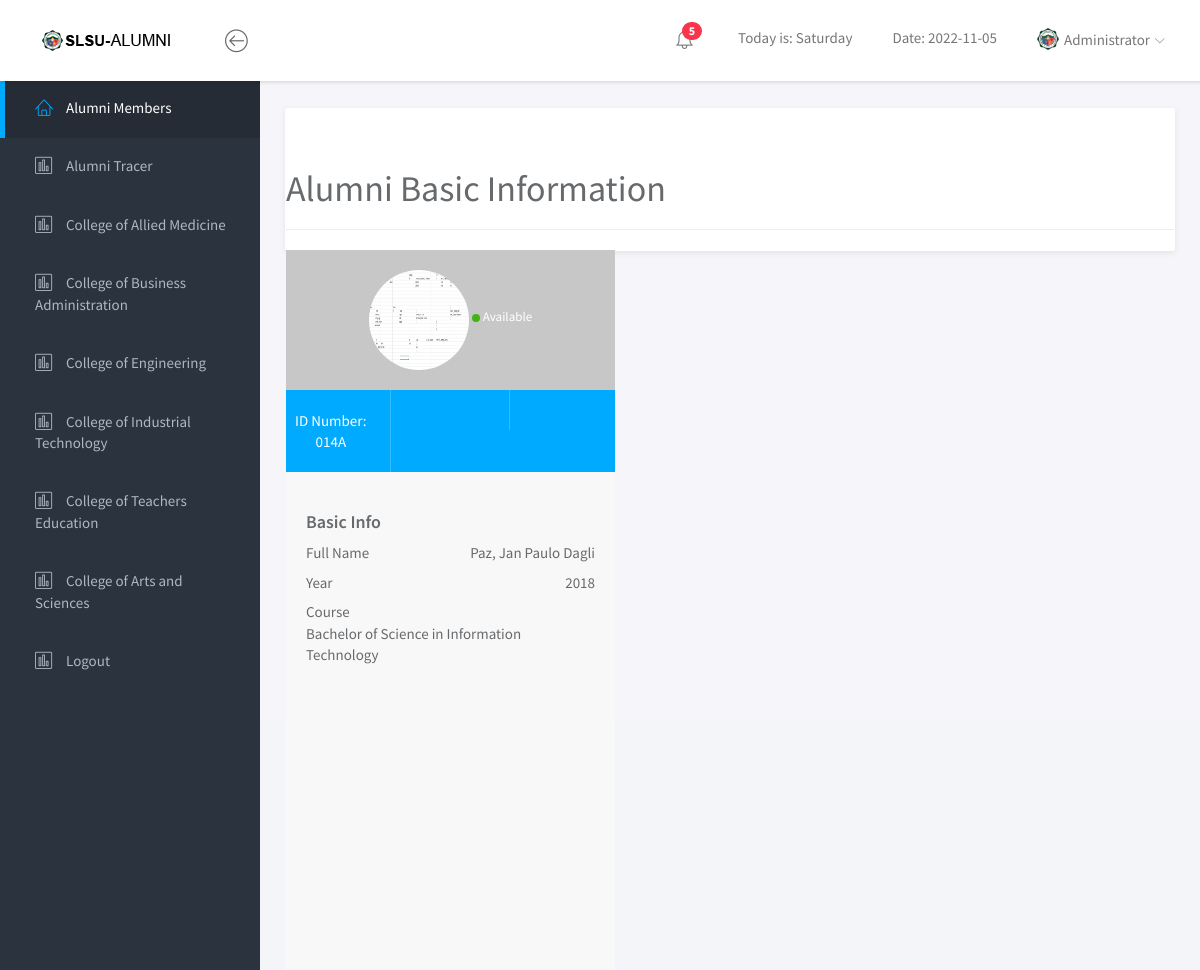
/Dashboard/viewstudents.php?id=014A, run on the app's committed database.
### tables this page shows
CREATE TABLE `students` (
  `id` varchar(200) NOT NULL,
  `fullname` varchar(200) NOT NULL,
  `year` varchar(200) NOT NULL,
  `course` varchar(200) NOT NULL,
  `registered_date` timestamp NOT NULL DEFAULT current_timestamp() ON UPDATE current_timestamp(),
  `image` varchar(200) NOT NULL
);

### Dashboard/viewstudents.php (the view, shortened to what this page needs)
<!doctype html>
<html lang="en">
<head>
	<link rel="stylesheet" href="assets/vendor/bootstrap/css/bootstrap.min.css">
	<link rel="stylesheet" href="assets/vendor/font-awesome/css/font-awesome.min.css">
	<link rel="stylesheet" href="assets/vendor/linearicons/style.css">
	<link rel="stylesheet" href="assets/vendor/chartist/css/chartist-custom.css">
	<link rel="stylesheet" href="assets/css/main.css">
	<link rel="stylesheet" href="assets/css/demo.css">
</head>
<body>
	<div id="wrapper">
		<nav class="navbar navbar-default navbar-fixed-top">
			<div class="brand">
				<a href="index.html"><img src="assets/img/logo-dark.png" alt="Klorofil Logo" class="img-responsive logo"></a>
			</div>
			<div class="container-fluid">
				<div class="navbar-btn">
					<button type="button" class="btn-toggle-fullwidth"><i class="lnr lnr-arrow-left-circle"></i></button>
				</div>
				<div id="navbar-menu">
					<ul class="nav navbar-nav navbar-right">
						<li class="dropdown">
							<a href="#" class="dropdown-toggle icon-menu" data-toggle="dropdown">
								<i class="lnr lnr-alarm"></i>
								<span class="badge bg-danger">5</span>
							</a>
						</li>
            <li class="dropdown">
              <a href="#" class="dropdown-toggle icon-menu">
                  Today is: <?php echo date("l");?>
              </a>
            </li>
            <li class="dropdown">
              <a href="#" class="dropdown-toggle icon-menu">
                  Date: <?php echo date("Y-m-d");?>
              </a>
            </li>
						<li class="dropdown">
							<a href="#" class="dropdown-toggle" data-toggle="dropdown"><img src="../img/logo.png" class="img-circle" alt="Avatar"> <span>Administrator</span> <i class="icon-submenu lnr lnr-chevron-down"></i></a>
						</li>
					</ul>
				</div>
			</div>
		</nav>
		<div id="sidebar-nav" class="sidebar">
			<div class="sidebar-scroll">
				<nav>
				<ul class="nav">
						<li><a href="students.php" class="active"><i class="lnr lnr-home"></i> <span>Alumni Members</span></a></li>
						<li><a href="tracer.php" class=""><i class="lnr lnr-chart-bars"></i> <span>Alumni Tracer</span></a></li>
						<li><a href="cam.php" class=""><i class="lnr lnr-chart-bars"></i> <span>College of Allied Medicine</span></a></li>
						<li><a href="cba.php" class=""><i class="lnr lnr-chart-bars"></i> <span>College of Business Administration</span></a></li>
						<li><a href="cen.php" class=""><i class="lnr lnr-chart-bars"></i> <span>College of Engineering</span></a></li>
						<li><a href="cit.php" class=""><i class="lnr lnr-chart-bars"></i> <span>College of Industrial Technology</span></a></li>
						<li><a href="cte.php" class=""><i class="lnr lnr-chart-bars"></i> <span>College of Teachers Education</span></a></li>
						<li><a href="cas.php" class=""><i class="lnr lnr-chart-bars"></i> <span>College of Arts and Sciences</span></a></li>
						<li><a href="../index.html" class=""><i class="lnr lnr-chart-bars"></i> <span>Logout</span></a></li>
					</ul>
				</nav>
			</div>
		</div>
		<div class="main">
			<div class="main-content">
				<div class="container-fluid">
					<div class="panel panel-headline">
						<div class="panel-heading">
						</div>
               				<h1> Alumni Basic Information</h1>
               				<hr>
							<div class="profile-left">
								<div class="profile-header">
									<div class="profile-main">
									<?php
                                                        $id =$_REQUEST['id'];
                                                        $servername = "localhost";
														$username = "root";
														$password = "";
														$dbname = "facultydb";
														$conn = new mysqli($servername, $username, $password, $dbname);
														$sql = "SELECT *  FROM students  WHERE id='$id'";
														$result = $conn->query($sql);
														if ($result->num_rows > 0) {
														while($row = $result->fetch_assoc()) {
															echo '<img src="upload_pics/'.$row['image'].'?>" width="100" height="100" class="img-circle" alt="Avatar">';
														}
														} else {
														echo "0 results";
														}
														?>
										<span class="online-status status-available">Available</span>
									</div>
									<div class="profile-stat">
										<div class="row">
											<div class="col-md-4 stat-item">
												 ID Number: <span><?php echo $id;?></span>
											</div>
											<div class="col-md-4 stat-item">
											</div>
											<div class="col-md-4 stat-item">
											</div>
										</div>
									</div>
								</div>
								<div class="profile-detail">
									<div class="profile-info">
										<h4 class="heading">Basic Info</h4>
										<ul class="list-unstyled list-justify">
											<li>Full Name <span>		<?php
                                                        $id =$_REQUEST['id'];
                                                        $servername = "localhost";
														$username = "root";
														$password = "";
														$dbname = "facultydb";
														$conn = new mysqli($servername, $username, $password, $dbname);
														$sql = "SELECT *  FROM students WHERE id='$id'";
														$result = $conn->query($sql);
														if ($result->num_rows > 0) {
														while($row = $result->fetch_assoc()) {
															 echo $row['fullname'];
														}
														} else {
														echo "0 results";
														}
														?> </span></li>
											<li>Year <span><?php
                                                        $id =$_REQUEST['id'];
                                                        $servername = "localhost";
														$username = "root";
														$password = "";
														$dbname = "facultydb";
														$conn = new mysqli($servername, $username, $password, $dbname);
														$sql = "SELECT *  FROM students WHERE id='$id'";
														$result = $conn->query($sql);
														if ($result->num_rows > 0) {
														while($row = $result->fetch_assoc()) {
															 echo $row['year'];
														}
														} else {
														echo "0 results";
														}
														?></span></li>
											<li>Course <span><?php
                                                        $id =$_REQUEST['id'];
                                                        $servername = "localhost";
														$username = "root";
														$password = "";
														$dbname = "facultydb";
														$conn = new mysqli($servername, $username, $password, $dbname);
														$sql = "SELECT *  FROM students WHERE id='$id'";
														$result = $conn->query($sql);
														if ($result->num_rows > 0) {
														while($row = $result->fetch_assoc()) {
															 echo $row['course'];
														}
														} else {
														echo "0 results";
														}
														?></span></li>
										</ul>
									</div>
								</div>
							</div>
</body>
</html>

### data on the page
students: image (picture), fullname "Paz, Jan Paulo Dagli", year "2018", course "Bachelor of Science in Information Technology"

### other printed values
$id "014A"
